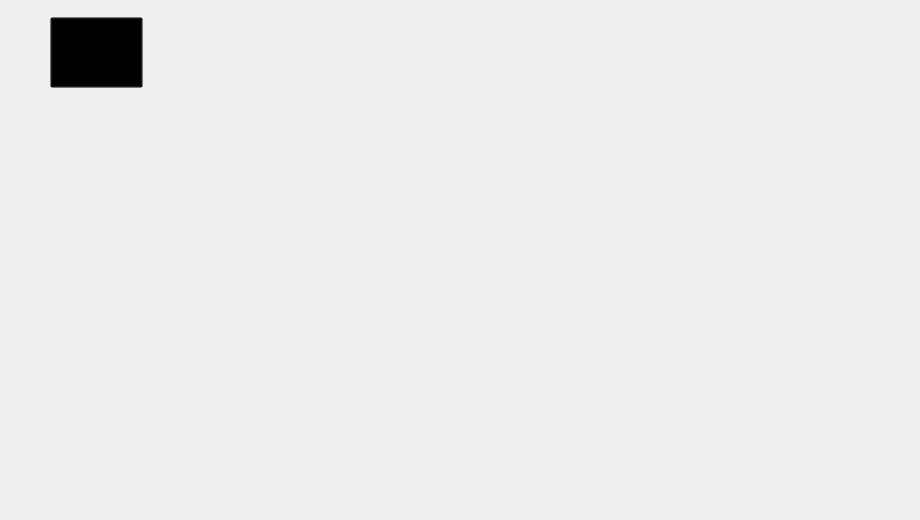
<?xml version="1.0" encoding="UTF-8"?>
<ui version="4.0">
 <class>music</class>
 <widget class="QWidget" name="music">
  <property name="geometry">
   <rect>
    <x>0</x>
    <y>0</y>
    <width>920</width>
    <height>520</height>
   </rect>
  </property>
  <property name="windowTitle">
   <string>Form</string>
  </property>
  <property name="whatsThis">
   <string>&lt;html&gt;&lt;head/&gt;&lt;body&gt;&lt;p&gt;music&lt;/p&gt;&lt;p&gt;&lt;br/&gt;&lt;/p&gt;&lt;/body&gt;&lt;/html&gt;</string>
  </property>
  <property name="styleSheet">
   <string notr="true">image: url(:/new/prefix1/images/b3.jpg);</string>
  </property>
  <widget class="QPushButton" name="back_bt">
   <property name="geometry">
    <rect>
     <x>50</x>
     <y>17</y>
     <width>93</width>
     <height>71</height>
    </rect>
   </property>
   <property name="styleSheet">
    <string notr="true">QPushButton#back_bt
{
background-color: transparent;
	image: url(:/new/prefix1/images/quit.png);
}</string>
   </property>
   <property name="text">
    <string/>
   </property>
  </widget>
 </widget>
 <resources/>
 <connections/>
</ui>
